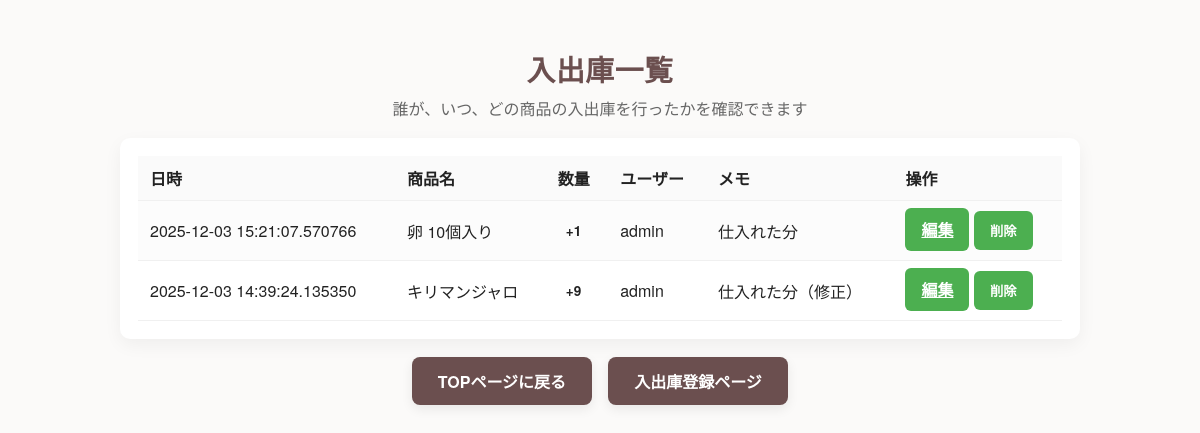
The page /stock/list on the database its author committed.
### tables this page shows
CREATE TABLE stock_logs (
    id INTEGER PRIMARY KEY AUTOINCREMENT,
    item_id INTEGER NOT NULL,
    user_id INTEGER NOT NULL,
    change INTEGER NOT NULL,  -- 入庫: 正、出庫: 負
    timestamp TEXT NOT NULL,  -- ISO形式が扱いやすい "2025-01-31 10:30:00"
    memo TEXT, is_deleted INTEGER DEFAULT 0,
    FOREIGN KEY (item_id) REFERENCES items(id),
    FOREIGN KEY (user_id) REFERENCES users(id)
);

CREATE TABLE items (
    id INTEGER PRIMARY KEY AUTOINCREMENT,
    name TEXT NOT NULL,
    unit TEXT NOT NULL,
    category_id INTEGER NOT NULL,
    alert_threshold INTEGER DEFAULT 0,
    note TEXT, is_deleted INTEGER DEFAULT 0,
    FOREIGN KEY (category_id) REFERENCES categories(id)
);

CREATE TABLE users (
    id INTEGER PRIMARY KEY AUTOINCREMENT,
    username TEXT NOT NULL UNIQUE,
    password TEXT NOT NULL,
    role TEXT NOT NULL  -- "manager" or "staff" など
);

### app.py (the view)
@app.route("/stock/list")
def stock_list():
    conn = get_db_connection()
    logs = conn.execute("""
        SELECT sl.id,
               sl.timestamp,
               sl.change,
               sl.memo,
               i.name AS item_name,
               u.username AS user_name
        FROM stock_logs sl
        JOIN items i ON sl.item_id = i.id
        JOIN users u ON sl.user_id = u.id
        WHERE sl.is_deleted = 0
        ORDER BY sl.timestamp DESC
    """).fetchall()
    conn.close()
    return render_template("stock_list.html", logs=logs)

### app.py (called while the page is built)
def get_db_connection():
    conn = sqlite3.connect(DB_NAME)
    conn.row_factory = sqlite3.Row  # カラム名で取り出せるように
    return conn

### templates/stock_list.html (shortened to what this page needs)
<!DOCTYPE html>
<html lang="ja">
<head>
<link rel="stylesheet" href="{{ url_for('static', filename='style.css') }}">
</head>
<body>
<div class="container">
    <div class="header">
        <h1>入出庫一覧</h1>
        <p>誰が、いつ、どの商品の入出庫を行ったかを確認できます</p>
    </div>
    <div class="card table-wrap">
        <table>
            <thead>
                <tr>
                    <th>日時</th>
                    <th>商品名</th>
                    <th>数量</th>
                    <th>ユーザー</th>
                    <th>メモ</th>
                    <th>操作</th>
                </tr>
            </thead>
            <tbody>
                {% for log in logs %}
                <tr>
                    <td>{{ log.timestamp }}</td>
                    <td>{{ log.item_name }}</td>
                    <td>
                        {% if log.change > 0 %}
                            <span class="badge badge-accent">+{{ log.change }}</span>
                        {% else %}
                            <span class="badge badge-danger">{{ log.change }}</span>
                        {% endif %}
                    </td>
                    <td>{{ log.user_name }}</td>
                    <td>{{ log.memo }}</td>
                    <td>
                        <a href="{{ url_for('edit_stock', log_id=log.id) }}" class="btn btn-small">編集</a>
                        <form action="{{ url_for('delete_stock', log_id=log.id) }}"
                              method="POST"
                              style="display:inline;">
                            <button class="btn btn-small btn-danger"
                                    onclick="return confirm('削除してもよろしいですか？');">
                                削除
                            </button>
                        </form>
                    </td>
                </tr>
                {% endfor %}
            </tbody>
        </table>
    </div>
    <div class="nav-grid">
        <a href="{{ url_for('index') }}" class="nav-link">TOPページに戻る</a>
        <a href="{{ url_for('stock') }}" class="nav-link">入出庫登録ページ</a>
    </div>
</div>
</body>
</html>

### static/style.css (style rules this page uses)
:root { --primary:#6b4f4f; --primary-weak:#a37474; --bg:#fbfaf9; --card-bg:#ffffff; --muted:#666; --accent:#4CAF50; }
* { box-sizing:border-box }
html,body { margin:0; padding:0; height:100%; background:var(--bg); font-family: "Helvetica Neue", Arial, sans-serif; color:#222; }
.container { max-width:1000px; margin:28px auto; padding:20px; }
.header { text-align:center; margin-bottom:18px; }
.header h1 { margin:0; color:var(--primary); font-size:1.8rem; letter-spacing:0.6px; }
.header p { margin:6px 0 0; color:var(--muted); }
.nav-grid { display:flex; gap:16px; flex-wrap:wrap; justify-content:center; margin:16px 0 28px; }
.nav-link { display:inline-block; padding:12px 20px; min-width:180px; text-align:center; background:var(--primary); color:#fff; text-decoration:none; border-radius:8px; font-weight:700; box-shadow:0 4px 12px rgba(0,0,0,0.08); transition:all .18s ease; }
.card { background:var(--card-bg); border-radius:10px; padding:18px; box-shadow:0 6px 18px rgba(16,16,16,0.05); margin-bottom:18px; }
button[type="submit"], .btn { background:var(--accent); color:#fff; border:none; padding:10px 16px; border-radius:6px; cursor:pointer; font-weight:700; }
.table-wrap { overflow-x:auto; }
table { width:100%; border-collapse:collapse; background:var(--card-bg); }
th, td { padding:10px 12px; border-bottom:1px solid #f0f0f0; text-align:left; }
th { background:#fafafa; font-weight:700; }
tr:nth-child(even) td { background:#fff; }
tr:nth-child(odd) td { background:#fcfcfc; }
.badge { display:inline-block; padding:4px 8px; border-radius:999px; font-weight:700; font-size:0.85rem; }

### rows shown on the page
stock_logs: timestamp "2025-12-03 15:21:07.570766", item_name "卵 10個入り", change "1", user_name "admin", memo "仕入れた分"
stock_logs: timestamp "2025-12-03 14:39:24.135350", item_name "キリマンジャロ", change "9", user_name "admin", memo "仕入れた分（修正）"
